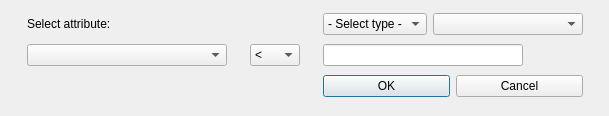
<?xml version="1.0" encoding="UTF-8"?>
<ui version="4.0">
 <class>DropUnRealForm</class>
 <widget class="QDialog" name="DropUnRealForm">
  <property name="geometry">
   <rect>
    <x>0</x>
    <y>0</y>
    <width>609</width>
    <height>116</height>
   </rect>
  </property>
  <property name="windowTitle">
   <string>Drop unreal rows</string>
  </property>
  <widget class="QWidget" name="gridLayoutWidget">
   <property name="geometry">
    <rect>
     <x>10</x>
     <y>10</y>
     <width>591</width>
     <height>91</height>
    </rect>
   </property>
   <layout class="QGridLayout" name="gridLayout">
    <item row="1" column="0">
     <widget class="QComboBox" name="CBAttributes">
      <property name="maximumSize">
       <size>
        <width>200</width>
        <height>16777215</height>
       </size>
      </property>
     </widget>
    </item>
    <item row="1" column="2">
     <widget class="QLineEdit" name="QLValue">
      <property name="maximumSize">
       <size>
        <width>200</width>
        <height>16777215</height>
       </size>
      </property>
     </widget>
    </item>
    <item row="1" column="1">
     <widget class="QComboBox" name="CBOperator">
      <property name="minimumSize">
       <size>
        <width>50</width>
        <height>0</height>
       </size>
      </property>
      <property name="maximumSize">
       <size>
        <width>50</width>
        <height>16777215</height>
       </size>
      </property>
      <item>
       <property name="text">
        <string>&lt;</string>
       </property>
      </item>
      <item>
       <property name="text">
        <string>&lt;=</string>
       </property>
      </item>
      <item>
       <property name="text">
        <string>=</string>
       </property>
      </item>
      <item>
       <property name="text">
        <string>&gt;=</string>
       </property>
      </item>
      <item>
       <property name="text">
        <string>&gt;</string>
       </property>
      </item>
     </widget>
    </item>
    <item row="0" column="2">
     <layout class="QHBoxLayout" name="horizontalLayout">
      <item>
       <widget class="QComboBox" name="CBTypes">
        <property name="minimumSize">
         <size>
          <width>100</width>
          <height>0</height>
         </size>
        </property>
        <item>
         <property name="text">
          <string>- Select type -</string>
         </property>
        </item>
        <item>
         <property name="text">
          <string>plant</string>
         </property>
        </item>
        <item>
         <property name="text">
          <string>fertilize</string>
         </property>
        </item>
        <item>
         <property name="text">
          <string>spray</string>
         </property>
        </item>
        <item>
         <property name="text">
          <string>other</string>
         </property>
        </item>
        <item>
         <property name="text">
          <string>harvest</string>
         </property>
        </item>
        <item>
         <property name="text">
          <string>soil</string>
         </property>
        </item>
        <item>
         <property name="text">
          <string>weather</string>
         </property>
        </item>
       </widget>
      </item>
      <item>
       <widget class="QComboBox" name="CBTables">
        <property name="minimumSize">
         <size>
          <width>150</width>
          <height>0</height>
         </size>
        </property>
        <property name="maximumSize">
         <size>
          <width>200</width>
          <height>16777215</height>
         </size>
        </property>
       </widget>
      </item>
     </layout>
    </item>
    <item row="0" column="0">
     <widget class="QLabel" name="label">
      <property name="layoutDirection">
       <enum>Qt::LeftToRight</enum>
      </property>
      <property name="text">
       <string>Select attribute:</string>
      </property>
      <property name="wordWrap">
       <bool>true</bool>
      </property>
     </widget>
    </item>
    <item row="2" column="2">
     <layout class="QHBoxLayout" name="horizontalLayout_2">
      <item>
       <widget class="QPushButton" name="PBOK">
        <property name="text">
         <string>OK</string>
        </property>
       </widget>
      </item>
      <item>
       <widget class="QPushButton" name="PBCancel">
        <property name="text">
         <string>Cancel</string>
        </property>
       </widget>
      </item>
     </layout>
    </item>
   </layout>
  </widget>
 </widget>
 <resources/>
 <connections/>
</ui>
